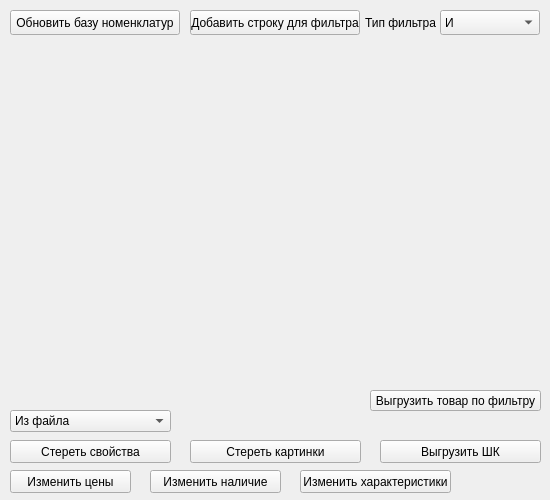
<?xml version="1.0" encoding="UTF-8"?>
<ui version="4.0">
 <class>Form</class>
 <widget class="QWidget" name="Form">
  <property name="geometry">
   <rect>
    <x>0</x>
    <y>0</y>
    <width>550</width>
    <height>500</height>
   </rect>
  </property>
  <property name="windowTitle">
   <string>Form</string>
  </property>
  <widget class="QPushButton" name="updateDbBtn">
   <property name="geometry">
    <rect>
     <x>10</x>
     <y>10</y>
     <width>170</width>
     <height>25</height>
    </rect>
   </property>
   <property name="text">
    <string>Обновить базу номенклатур</string>
   </property>
  </widget>
  <widget class="QPushButton" name="addFilterStringBtn">
   <property name="geometry">
    <rect>
     <x>190</x>
     <y>10</y>
     <width>170</width>
     <height>25</height>
    </rect>
   </property>
   <property name="text">
    <string>Добавить строку для фильтра</string>
   </property>
  </widget>
  <widget class="QComboBox" name="filterType">
   <property name="geometry">
    <rect>
     <x>440</x>
     <y>10</y>
     <width>100</width>
     <height>25</height>
    </rect>
   </property>
   <item>
    <property name="text">
     <string>И</string>
    </property>
   </item>
   <item>
    <property name="text">
     <string>ИЛИ</string>
    </property>
   </item>
  </widget>
  <widget class="QLabel" name="label">
   <property name="geometry">
    <rect>
     <x>365</x>
     <y>10</y>
     <width>81</width>
     <height>25</height>
    </rect>
   </property>
   <property name="text">
    <string>Тип фильтра</string>
   </property>
  </widget>
  <widget class="QPushButton" name="changePrice">
   <property name="geometry">
    <rect>
     <x>10</x>
     <y>470</y>
     <width>121</width>
     <height>23</height>
    </rect>
   </property>
   <property name="text">
    <string>Изменить цены</string>
   </property>
  </widget>
  <widget class="QPushButton" name="changeQuan">
   <property name="geometry">
    <rect>
     <x>150</x>
     <y>470</y>
     <width>131</width>
     <height>23</height>
    </rect>
   </property>
   <property name="text">
    <string>Изменить наличие</string>
   </property>
  </widget>
  <widget class="QPushButton" name="changeChar">
   <property name="geometry">
    <rect>
     <x>300</x>
     <y>470</y>
     <width>151</width>
     <height>23</height>
    </rect>
   </property>
   <property name="text">
    <string>Изменить характеристики</string>
   </property>
  </widget>
  <widget class="QPushButton" name="startExtCharBtn">
   <property name="geometry">
    <rect>
     <x>10</x>
     <y>440</y>
     <width>161</width>
     <height>23</height>
    </rect>
   </property>
   <property name="text">
    <string>Стереть свойства</string>
   </property>
  </widget>
  <widget class="QComboBox" name="toFromComboBox">
   <property name="geometry">
    <rect>
     <x>10</x>
     <y>410</y>
     <width>161</width>
     <height>22</height>
    </rect>
   </property>
   <item>
    <property name="text">
     <string>Из файла</string>
    </property>
   </item>
   <item>
    <property name="text">
     <string>Из фильтра</string>
    </property>
   </item>
  </widget>
  <widget class="QPushButton" name="getLisCardsToFilterBtn">
   <property name="geometry">
    <rect>
     <x>370</x>
     <y>390</y>
     <width>171</width>
     <height>21</height>
    </rect>
   </property>
   <property name="text">
    <string>Выгрузить товар по фильтру</string>
   </property>
  </widget>
  <widget class="QPushButton" name="startExtImageBtn">
   <property name="geometry">
    <rect>
     <x>190</x>
     <y>440</y>
     <width>171</width>
     <height>23</height>
    </rect>
   </property>
   <property name="text">
    <string>Стереть картинки</string>
   </property>
  </widget>
  <widget class="QPushButton" name="startDeletStoksBtn">
   <property name="geometry">
    <rect>
     <x>380</x>
     <y>440</y>
     <width>161</width>
     <height>23</height>
    </rect>
   </property>
   <property name="text">
    <string>Выгрузить ШК</string>
   </property>
  </widget>
 </widget>
 <resources/>
 <connections/>
</ui>
